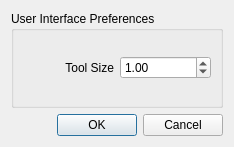
<?xml version="1.0" encoding="UTF-8"?>
<ui version="4.0">
 <class>DlgMaskEditorSettings</class>
 <widget class="QDialog" name="DlgMaskEditorSettings">
  <property name="geometry">
   <rect>
    <x>0</x>
    <y>0</y>
    <width>234</width>
    <height>147</height>
   </rect>
  </property>
  <property name="windowTitle">
   <string>Settings</string>
  </property>
  <layout class="QGridLayout" name="gridLayout">
   <item row="2" column="0">
    <widget class="QDialogButtonBox" name="buttonBox">
     <property name="orientation">
      <enum>Qt::Horizontal</enum>
     </property>
     <property name="standardButtons">
      <set>QDialogButtonBox::Cancel|QDialogButtonBox::Ok</set>
     </property>
    </widget>
   </item>
   <item row="0" column="0">
    <widget class="QGroupBox" name="groupBoxUI">
     <property name="title">
      <string>User Interface Preferences</string>
     </property>
     <property name="flat">
      <bool>false</bool>
     </property>
     <layout class="QGridLayout" name="gridLayout_2">
      <item row="0" column="0">
       <widget class="QLabel" name="label">
        <property name="text">
         <string>Tool Size</string>
        </property>
        <property name="alignment">
         <set>Qt::AlignRight|Qt::AlignTrailing|Qt::AlignVCenter</set>
        </property>
       </widget>
      </item>
      <item row="0" column="1">
       <widget class="QDoubleSpinBox" name="toolSizeSpinBox">
        <property name="minimum">
         <double>0.100000000000000</double>
        </property>
        <property name="maximum">
         <double>99.900000000000006</double>
        </property>
        <property name="singleStep">
         <double>5.000000000000000</double>
        </property>
        <property name="value">
         <double>1.000000000000000</double>
        </property>
       </widget>
      </item>
     </layout>
    </widget>
   </item>
  </layout>
 </widget>
 <resources/>
 <connections>
  <connection>
   <sender>buttonBox</sender>
   <signal>accepted()</signal>
   <receiver>settingsDialog</receiver>
   <slot>accept()</slot>
   <hints>
    <hint type="sourcelabel">
     <x>248</x>
     <y>254</y>
    </hint>
    <hint type="destinationlabel">
     <x>157</x>
     <y>274</y>
    </hint>
   </hints>
  </connection>
  <connection>
   <sender>buttonBox</sender>
   <signal>rejected()</signal>
   <receiver>settingsDialog</receiver>
   <slot>reject()</slot>
   <hints>
    <hint type="sourcelabel">
     <x>316</x>
     <y>260</y>
    </hint>
    <hint type="destinationlabel">
     <x>286</x>
     <y>274</y>
    </hint>
   </hints>
  </connection>
 </connections>
</ui>
